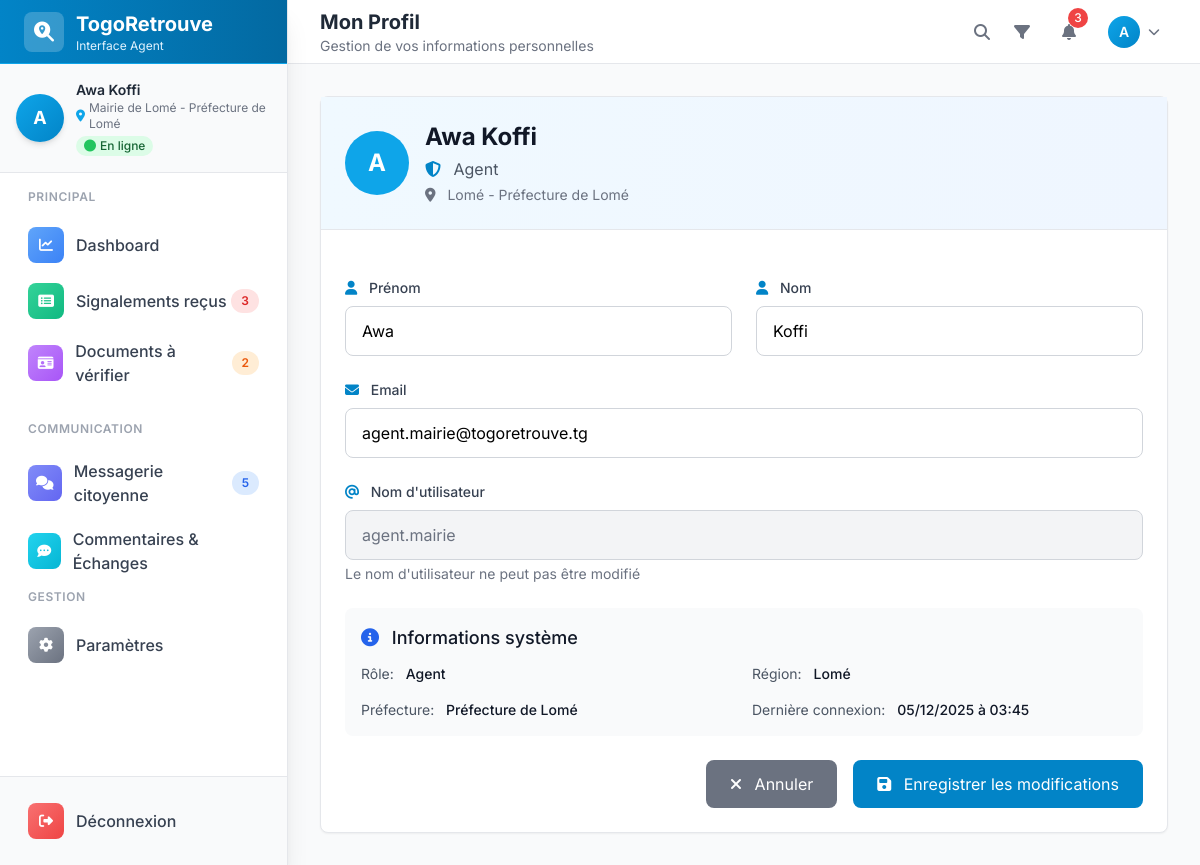
Before: /agent/profil/ (signed in) with the older database file.
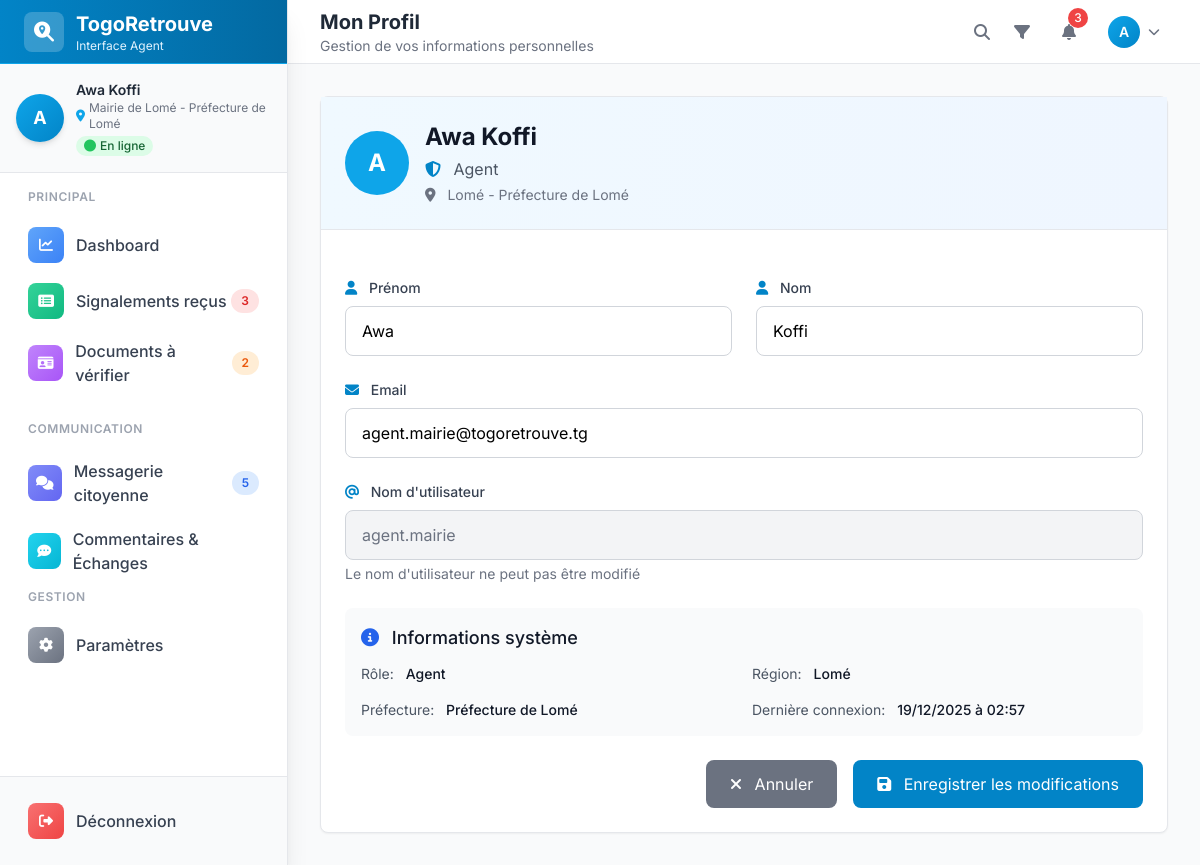
After: the same page with the newer database file.
### core/models.py (models this page shows, shortened)
class Utilisateur(AbstractUser):
    telephone = models.CharField(max_length=20, blank=True, null=True)
    ROLE_CHOICES = [
        ('citoyen', 'Citoyen'),
        ('agent', 'Agent'),
        ('admin', 'Administrateur'),
    ]
    role = models.CharField(max_length=12, choices=ROLE_CHOICES, default='citoyen')
    region = models.ForeignKey(Region, on_delete=models.SET_NULL, blank=True, null=True)
    prefecture = models.ForeignKey(Prefecture, on_delete=models.SET_NULL, blank=True, null=True)
    structure_locale = models.ForeignKey(StructureLocale, on_delete=models.SET_NULL, blank=True, null=True)
    date_derniere_connexion = models.DateTimeField(null=True, blank=True)
    actif = models.BooleanField(default=True)
    verifie = models.BooleanField(default=False, help_text="Compte vérifié par un admin")
    date_verification = models.DateTimeField(null=True, blank=True)
    class Meta:
        permissions = [
            ("can_manage_declarations", "Peut gérer les déclarations"),
            ("can_validate_claims", "Peut valider les réclamations"),
            ("can_manage_users", "Peut gérer les utilisateurs"),
            ("can_view_analytics", "Peut voir les analytics"),
            ("can_manage_regions", "Peut gérer les régions"),
        ]

class StructureLocale(models.Model):
    TYPE_CHOICES = [
        ('commissariat', 'Commissariat'),
        ('mairie', 'Mairie'),
        ('gendarmerie', 'Gendarmerie'),
        ('poste', 'Bureau de poste'),
        ('autre', 'Autre structure locale'),
    ]
    nom = models.CharField(max_length=150)
    type_structure = models.CharField(max_length=20, choices=TYPE_CHOICES)
    prefecture = models.ForeignKey(Prefecture, on_delete=models.CASCADE, related_name='structures_locales')
    adresse = models.TextField(blank=True)
    telephone = models.CharField(max_length=20, blank=True)
    email = models.EmailField(blank=True)
    actif = models.BooleanField(default=True)
    date_creation = models.DateTimeField(auto_now_add=True, null=True)
    class Meta:
        ordering = ['nom']
    def __str__(self):
        return f"{self.nom} - {self.prefecture.nom}"

class Prefecture(models.Model):
    region = models.ForeignKey(Region, on_delete=models.CASCADE, related_name='prefectures')
    nom = models.CharField(max_length=100)
    code = models.CharField(max_length=10, unique=True, null=True, blank=True)
    actif = models.BooleanField(default=True)
    date_creation = models.DateTimeField(auto_now_add=True, null=True)
    class Meta:
        unique_together = ('region', 'nom')
        ordering = ['nom']

class Region(models.Model):
    nom = models.CharField(max_length=100, unique=True)
    code = models.CharField(max_length=10, unique=True, null=True, blank=True)
    actif = models.BooleanField(default=True)
    date_creation = models.DateTimeField(auto_now_add=True, null=True)
    class Meta:
        ordering = ['nom']

### core/views_agent.py (the view, shortened to what this page needs)
# urls.py: path('agent/profil/', views.agent_profil, name='agent_profil'),
@login_required
@role_required(['agent'])
def agent_profil(request):
    user = request.user
    base_filter = {'structure_locale': user.structure_locale}
    stats = {
        'signalements_traites': Declaration.objects.filter(**base_filter, agent_validateur=user).count(),
        'reclamations_verifiees': Reclamation.objects.filter(agent_traitant=user).count(),
        'objets_restitues': Declaration.objects.filter(**base_filter, statut='restitue', agent_validateur=user).count(),
    }
    context = {
        'agent': user,
        'stats': stats,
    }
    return render(request, 'agent/profil.html', context)

### core/templates/agent/profil.html (shortened to what the changed rows need)
{% extends 'agent/base.html' %}
{% block page_title %}Mon Profil{% endblock %}
{% block content %}
<div class="bg-white rounded-lg shadow-sm border border-gray-200">
    <div class="p-6 border-b border-gray-200 bg-gradient-to-r from-primary-50 to-blue-50">
        <div class="flex items-center">
            <div class="w-16 h-16 bg-primary-500 rounded-full flex items-center justify-center text-white font-bold text-2xl mr-4">
                {{ user.first_name|first|default:user.username|first|upper }}
            </div>
            <div>
                <h2 class="text-2xl font-bold text-gray-900">{{ user.get_full_name|default:user.username }}</h2>
                <p class="text-gray-600 mt-1">
                    <i class="fas fa-shield-alt mr-2 text-primary-600"></i>
                    {{ user.get_role_display }}
                </p>
                {% if user.region %}
                <p class="text-sm text-gray-500 mt-1">
                    <i class="fas fa-map-marker-alt mr-2"></i>
                    {{ user.region.nom }}{% if user.prefecture %} - {{ user.prefecture.nom }}{% endif %}
                </p>
                {% endif %}
            </div>
        </div>
    </div>
    <div class="p-6">
        <form method="post" class="space-y-6">
            <div class="grid grid-cols-1 md:grid-cols-2 gap-6">
                <div>
                    <label for="first_name" class="block text-sm font-medium text-gray-700 mb-2">
                        <i class="fas fa-user mr-2 text-primary-600"></i>
                        Prénom
                    </label>
                    <input type="text"
                           id="first_name"
                           name="first_name"
                           value="{{ user.first_name }}"
                           class="w-full px-4 py-3 border border-gray-300 rounded-lg focus:ring-2 focus:ring-primary-500 focus:border-primary-500"
                           required>
                </div>
                <div>
                    <label for="last_name" class="block text-sm font-medium text-gray-700 mb-2">
                        <i class="fas fa-user mr-2 text-primary-600"></i>
                        Nom
                    </label>
                    <input type="text"
                           id="last_name"
                           name="last_name"
                           value="{{ user.last_name }}"
                           class="w-full px-4 py-3 border border-gray-300 rounded-lg focus:ring-2 focus:ring-primary-500 focus:border-primary-500"
                           required>
                </div>
            </div>
            <div>
                <label for="email" class="block text-sm font-medium text-gray-700 mb-2">
                    <i class="fas fa-envelope mr-2 text-primary-600"></i>
                    Email
                </label>
                <input type="email"
                       id="email"
                       name="email"
                       value="{{ user.email }}"
                       class="w-full px-4 py-3 border border-gray-300 rounded-lg focus:ring-2 focus:ring-primary-500 focus:border-primary-500"
                       required>
            </div>
            <div>
                <label for="username" class="block text-sm font-medium text-gray-700 mb-2">
                    <i class="fas fa-at mr-2 text-primary-600"></i>
                    Nom d'utilisateur
                </label>
                <input type="text"
                       id="username"
                       value="{{ user.username }}"
                       class="w-full px-4 py-3 bg-gray-100 border border-gray-300 rounded-lg text-gray-500"
                       disabled>
                <p class="text-sm text-gray-500 mt-1">Le nom d'utilisateur ne peut pas être modifié</p>
            </div>
            <div class="bg-gray-50 p-4 rounded-lg">
                <div class="grid grid-cols-1 md:grid-cols-2 gap-4 text-sm">
                    <div>
                        <span class="text-gray-600">Rôle:</span>
                        <span class="ml-2 font-medium text-gray-900">{{ user.get_role_display }}</span>
                    </div>
                    {% if user.region %}
                    <div>
                        <span class="text-gray-600">Région:</span>
                        <span class="ml-2 font-medium text-gray-900">{{ user.region.nom }}</span>
                    </div>
                    {% endif %}
                    {% if user.prefecture %}
                    <div>
                        <span class="text-gray-600">Préfecture:</span>
                        <span class="ml-2 font-medium text-gray-900">{{ user.prefecture.nom }}</span>
                    </div>
                    {% endif %}
                    <div>
                        <span class="text-gray-600">Dernière connexion:</span>
                        <span class="ml-2 font-medium text-gray-900">{{ user.last_login|date:"d/m/Y à H:i" }}</span>
                    </div>
                </div>
            </div>
        </form>
    </div>
</div>
{% endblock %}

### core/templates/agent/base.html (shortened to what the changed rows need)
<!DOCTYPE html>
<html lang="fr">
<head>
    <script src="https://cdn.tailwindcss.com"></script>
    <link rel="stylesheet" href="https://cdnjs.cloudflare.com/ajax/libs/font-awesome/6.4.0/css/all.min.css">
    {% load static %}
</head>
<body class="bg-gray-50 font-sans" x-data="{ sidebarOpen: false }">
    <div class="flex h-screen overflow-hidden">
        <aside class="fixed inset-y-0 left-0 z-50 w-72 bg-white shadow-xl border-r border-gray-200 lg:static lg:flex lg:flex-col transform transition-transform duration-300 ease-in-out lg:transform-none"
               :class="{ '-translate-x-full': !sidebarOpen, 'translate-x-0': sidebarOpen }">
            <div class="flex items-center justify-between h-16 px-6 bg-gradient-to-r from-primary-600 to-primary-700 border-b border-primary-500">
                <div class="flex items-center">
                    <div class="ml-3">
                        <h1 class="text-xl font-bold text-white">TogoRetrouve</h1>
                    </div>
                </div>
            </div>
            <div class="p-4 bg-gray-50 border-b border-gray-200">
                <div class="flex items-center">
                    <div class="w-12 h-12 bg-gradient-to-br from-primary-500 to-primary-600 rounded-full flex items-center justify-center text-white font-bold text-lg shadow-md">
                        {{ user.first_name|first|default:user.username|first|upper }}
                    </div>
                    <div class="ml-3 flex-1">
                        <p class="text-sm font-semibold text-gray-800">{{ user.get_full_name|default:user.username }}</p>
                        <p class="text-xs text-gray-500 flex items-center">
                            <i class="fas fa-map-marker-alt mr-1 text-primary-500"></i>
                            {{ user.structure_locale|default:user.prefecture|default:user.region|default:"Non assigné" }}
                        </p>
                        <div class="flex items-center mt-1">
                            <span class="inline-flex items-center px-2 py-0.5 rounded-full text-xs font-medium bg-success-100 text-success-800">
                            </span>
                        </div>
                    </div>
                </div>
            </div>
        </aside>
        <main class="flex-1 flex flex-col min-w-0 lg:ml-0">
            <header class="bg-white shadow-sm border-b border-gray-200 h-16 flex items-center justify-between px-6 lg:px-8">
                <div class="flex items-center">
                    <div>
                        <h2 class="text-xl font-bold text-gray-800">{% block page_title %}Dashboard{% endblock %}</h2>
                    </div>
                </div>
                <div class="flex items-center space-x-4">
                    <div class="relative" x-data="{ open: false }">
                        <button @click="open = !open"
                                class="flex items-center space-x-2 p-2 rounded-lg hover:bg-gray-100 transition-colors">
                            <div class="w-8 h-8 bg-gradient-to-br from-primary-500 to-primary-600 rounded-full flex items-center justify-center text-white font-semibold text-sm">
                                {{ user.first_name|first|default:user.username|first|upper }}
                            </div>
                            <i class="fas fa-chevron-down text-xs text-gray-500"></i>
                        </button>
                    </div>
                </div>
            </header>
            <div class="flex-1 overflow-auto custom-scrollbar bg-gray-50">
                <div class="p-6 lg:p-8">
                    {% block content %}{% endblock %}
                </div>
            </div>
        </main>
    </div>
</body>
</html>

Changed rows visible on the page:
changed Utilisateur "Awa Koffi": last_login "05/12/2025 à 03:45" → "19/12/2025 à 02:57"
